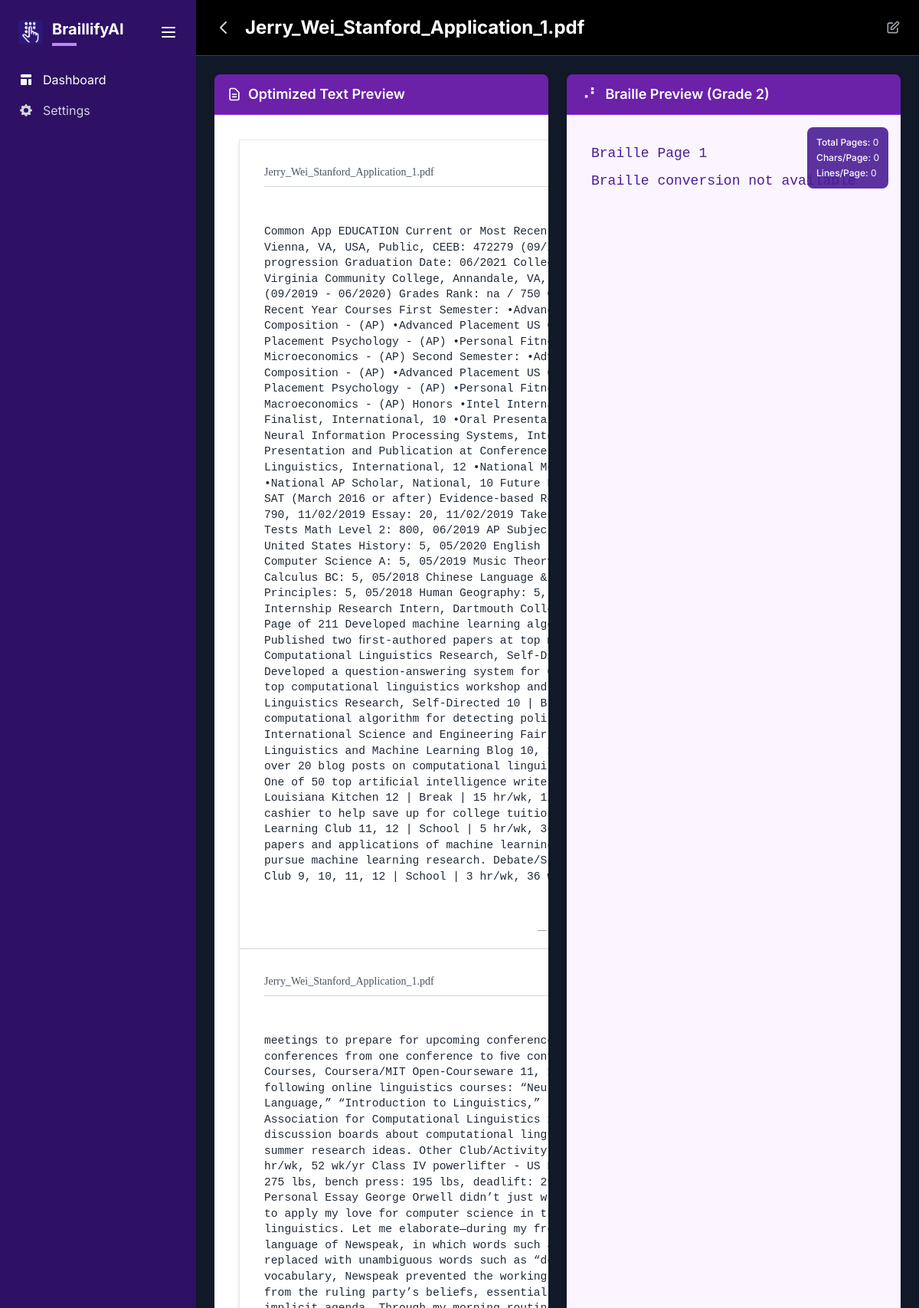
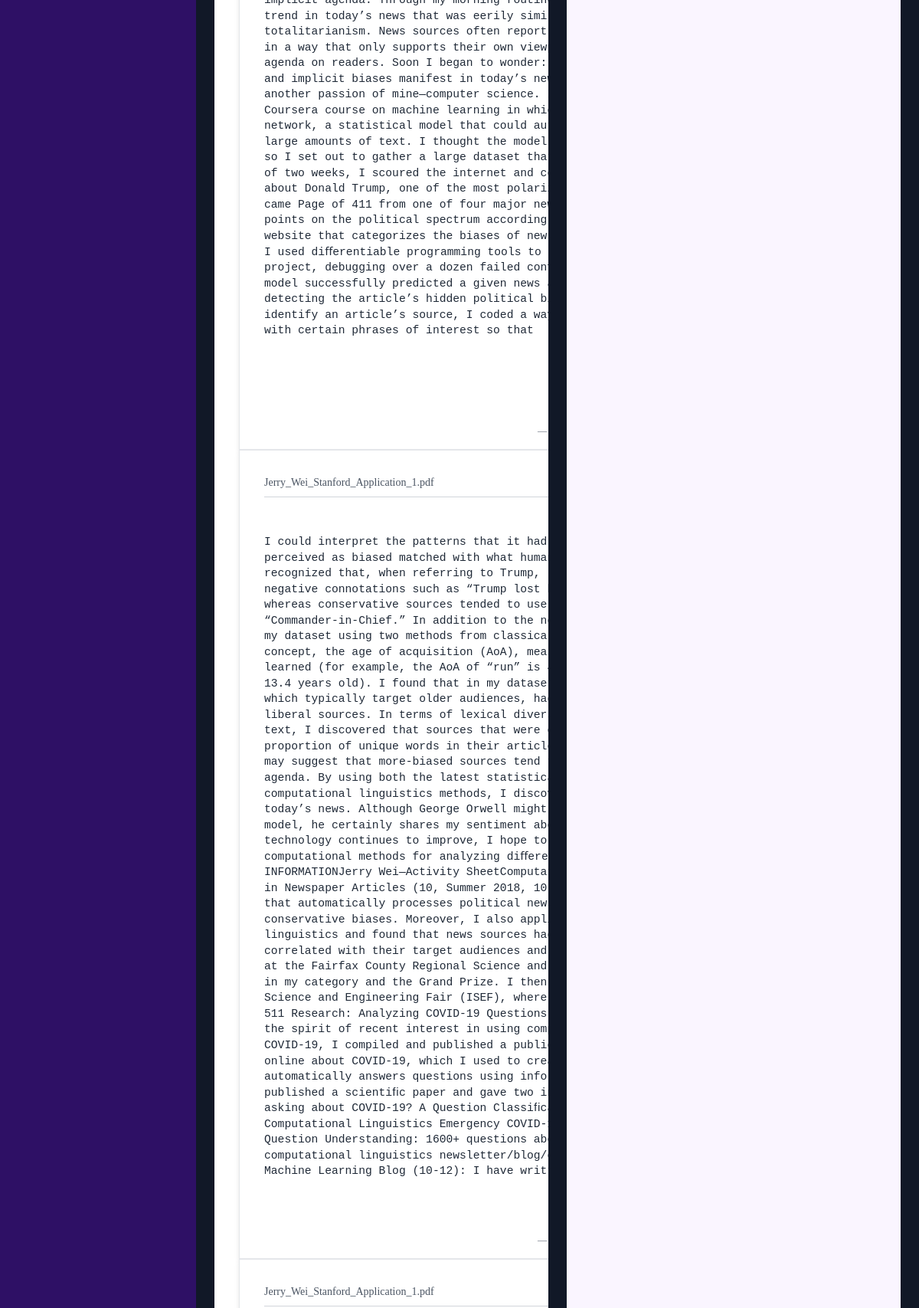
Page /textbook/3 (upper part) on the committed database (2 pictures, top to bottom).
### app/models.py (models this page shows, shortened)
class Upload(db.Model):
    id = db.Column(db.Integer, primary_key=True)
    filename = db.Column(db.String(255), nullable=False)
    file_path = db.Column(db.String(512), nullable=False)
    file_type = db.Column(db.String(50), nullable=False)  # 'audio', 'image', or 'document'
    mime_type = db.Column(db.String(100))
    file_size = db.Column(db.Integer)  # Size in bytes
    upload_date = db.Column(db.DateTime, default=datetime.utcnow)
    title = db.Column(db.String(500))
    text_content = db.Column(db.Text)
    page_count = db.Column(db.Integer)
    text_file_path = db.Column(db.String(512))  # Path to extracted text file for PDFs
    optimized_text = db.Column(db.Text)
    optimization_notes = db.Column(db.Text)
    is_optimized = db.Column(db.Boolean, default=False)
    optimization_date = db.Column(db.DateTime)
    optimization_model = db.Column(db.String(100))  # Track which model/method was used
    ocr_text = db.Column(db.Text)
    ocr_confidence = db.Column(db.Float)
    ocr_word_count = db.Column(db.Integer)
    is_ocr_processed = db.Column(db.Boolean, default=False)
    ocr_date = db.Column(db.DateTime)
    braille_text = db.Column(db.Text)  # Keep for backward compatibility
    braille_content = db.Column(db.Text)  # New field for Unicode Braille content
    braille_grade = db.Column(db.Integer)  # 1 or 2
    braille_pages = db.Column(db.Integer)
    braille_chars_per_page = db.Column(db.Integer)
    braille_lines_per_page = db.Column(db.Integer)
    is_braille_converted = db.Column(db.Boolean, default=False)
    braille_conversion_date = db.Column(db.DateTime)
    pdf_path = db.Column(db.String(512))  # Path to embossable Braille PDF
    preview_pdf_path = db.Column(db.String(512))  # Path to preview PDF for sighted users
    pdf_generation_date = db.Column(db.DateTime)
    status = db.Column(db.String(50), default='pending')  # pending, processing, completed, error
    error_message = db.Column(db.Text)
    processing_steps = db.Column(db.Text)  # JSON string of completed steps

### app/routes.py (the view)
@main.route("/textbook/<int:upload_id>")
def textbook_view(upload_id):
    try:
        print(f"DEBUG: textbook_view called with upload_id: {upload_id}")
        upload = Upload.query.get_or_404(upload_id)
        print(f"DEBUG: Found upload: {upload.filename}, status: {upload.status}")
        if not upload.optimized_text and not upload.text_content:
            print("DEBUG: No content available, redirecting to index")
            flash('No content available for this upload. Please process the document first.', 'error')
            return redirect(url_for('main.index'))
        display_text = upload.optimized_text if upload.optimized_text else upload.text_content
        if not upload.title:
            print("DEBUG: Generating auto title")
            try:
                from .services import TextOptimizationService
                optimization_service = TextOptimizationService()
                upload.title = optimization_service.generate_auto_title(display_text, upload.filename)
                db.session.commit()
                print(f"DEBUG: Generated title: {upload.title}")
            except Exception as e:
                print(f"DEBUG: Error generating title: {e}")
                upload.title = upload.filename
        text_pages = _paginate_text(display_text, words_per_page=500)
        braille_text = upload.braille_text
        braille_grade = upload.braille_grade or 2  # Default to grade 2
        pagination = {
            'total_pages': upload.braille_pages or 0,
            'chars_per_page': upload.braille_chars_per_page or 0,
            'lines_per_page': upload.braille_lines_per_page or 0
        }
        if not braille_text and display_text:
            print("DEBUG: Converting to braille on-the-fly")
            try:
                from .services import BrailleConversionService
                braille_service = BrailleConversionService()
                result = braille_service.convert_to_braille(display_text, grade=braille_grade)
                upload.braille_text = result.get('braille_text')
                upload.braille_pages = result.get('pages')
                upload.braille_chars_per_page = result.get('chars_per_page')
                upload.braille_lines_per_page = result.get('lines_per_page')
                upload.braille_grade = result.get('grade')
                upload.is_braille_converted = True
                upload.braille_conversion_date = datetime.utcnow()
                db.session.commit()
                braille_text = upload.braille_text
                braille_grade = upload.braille_grade
                pagination['total_pages'] = upload.braille_pages
                pagination['chars_per_page'] = upload.braille_chars_per_page
                pagination['lines_per_page'] = upload.braille_lines_per_page
                print(f"DEBUG: Braille conversion successful, pages: {upload.braille_pages}")
            except Exception as e:
                print(f"Error converting to braille: {e}")
                braille_text = "Braille conversion not available"
        print("DEBUG: Rendering template with pagination")
        return render_template('textbook_view.html',
                             upload=upload,
                             textbook_title=upload.title,
                             optimized_text=display_text,
                             text_pages=text_pages,
                             braille_text=braille_text,
                             braille_grade=braille_grade,
                             pagination=pagination)
    except Exception as e:
        print(f"Error in textbook_view: {e}")
        import traceback
        traceback.print_exc()
        flash('Error loading textbook view', 'error')
        return redirect(url_for('main.index'))

### app/routes.py (called while the page is built)
def _paginate_text(text: str, words_per_page: int = 500) -> list:
    if not text:
        return [""]
    words = text.split()
    pages = []
    current_page = []
    word_count = 0
    for word in words:
        current_page.append(word)
        word_count += 1
        if word_count >= words_per_page:
            pages.append(' '.join(current_page))
            current_page = []
            word_count = 0
    if current_page:
        pages.append(' '.join(current_page))
    return pages if pages else [""]

### app/templates/textbook_view.html (shortened to what this page needs)
{% extends "base.html" %}
{% block content %}
<div class="h-full overflow-hidden bg-gray-900">
    <div class="bg-black border-b border-gray-700 px-6 py-4">
        <div class="flex items-center">
            <button onclick="history.back()" class="text-gray-300 hover:text-white transition-colors mr-4">
                <svg class="w-6 h-6" fill="none" stroke="currentColor" viewBox="0 0 24 24">
                    <path stroke-linecap="round" stroke-linejoin="round" stroke-width="2" d="M15 19l-7-7 7-7"></path>
                </svg>
            </button>
            <div class="flex-1 min-w-0">
                <h1 id="textbook-title" class="text-2xl font-bold text-white cursor-pointer hover:text-gray-200 transition-colors truncate py-1" onclick="enableTitleEdit()" title="{{ textbook_title }}">
                    {{ textbook_title }}
                </h1>
            </div>
            <button id="edit-title-btn" onclick="enableTitleEdit()" class="text-gray-400 hover:text-white transition-colors ml-2">
                <svg class="w-5 h-5" fill="none" stroke="currentColor" viewBox="0 0 24 24">
                    <path stroke-linecap="round" stroke-linejoin="round" stroke-width="2" d="M11 5H6a2 2 0 00-2 2v11a2 2 0 002 2h11a2 2 0 002-2v-5m-1.414-9.414a2 2 0 112.828 2.828L11.828 15H9v-2.828l8.586-8.586z"></path>
                </svg>
            </button>
        </div>
    </div>
    <div class="h-[calc(100vh-80px)] flex gap-6 p-6">
        <div class="flex-1 flex flex-col bg-gray-800 rounded-lg overflow-hidden">
            <div class="bg-purple-800 text-white px-4 py-3 border-b border-purple-600">
                <h2 class="text-lg font-semibold flex items-center">
                    <svg class="w-5 h-5 mr-2" fill="none" stroke="currentColor" viewBox="0 0 24 24">
                        <path stroke-linecap="round" stroke-linejoin="round" stroke-width="2" d="M9 12h6m-6 4h6m2 5H7a2 2 0 01-2-2V5a2 2 0 012-2h5.586a1 1 0 01.707.293l5.414 5.414a1 1 0 01.293.707V19a2 2 0 01-2 2z"></path>
                    </svg>
                    Optimized Text Preview
                </h2>
            </div>
            <div class="flex-1 overflow-y-auto bg-white relative h-full">
                <div id="optimized-text" class="p-8 prose prose-lg max-w-none text-gray-800 min-h-full">
                    <div class="print-document">
                        {% for page_content in text_pages %}
                        <div class="print-page bg-white shadow-sm border border-gray-200 mb-8 p-8 relative" style="width: 8.5in; min-height: 11in; margin: 0 auto; font-family: 'Times New Roman', serif; line-height: 1.6;">
                            <div class="page-header flex justify-between items-center mb-6 pb-2 border-b border-gray-300">
                                <div class="text-sm text-gray-600">{{ textbook_title }}</div>
                            </div>
                            <div class="page-body" style="font-size: 12pt; line-height: 1.8;">
                                <div class="formatted-text whitespace-pre-line font-mono" style="font-family: 'Courier New', monospace; font-size: 11pt; line-height: 1.4; text-align: left;">{{ page_content }}</div>
                            </div>
                            <div class="page-footer absolute bottom-4 left-0 right-0 flex justify-center">
                                <div class="text-xs text-gray-500">— {{ loop.index }} —</div>
                            </div>
                        </div>
                        {% endfor %}
                    </div>
                </div>
            </div>
        </div>
        <div class="flex-1 flex flex-col bg-gray-800 rounded-lg overflow-hidden">
            <div class="bg-purple-800 text-white px-4 py-3 border-b border-purple-600">
                <h2 class="text-lg font-semibold flex items-center">
                    <span class="mr-2">⠠⠃</span>
                    Braille Preview (Grade {{ braille_grade }})
                </h2>
            </div>
            <div class="flex-1 overflow-y-auto bg-purple-50 relative h-full">
                <div id="braille-text" class="p-8 font-mono text-lg leading-loose text-purple-900 min-h-full">
                    <div class="braille-page">
                        <div class="braille-page-number">Braille Page 1</div>
                        <div class="braille-content whitespace-pre-wrap">{{ braille_text }}</div>
                    </div>
                </div>
                <div class="absolute top-4 right-4 bg-purple-900 bg-opacity-90 text-white p-3 rounded-lg text-xs">
                    <div class="space-y-1">
                        <div><span class="font-medium">Total Pages:</span> {{ pagination.total_pages }}</div>
                        <div><span class="font-medium">Chars/Page:</span> {{ pagination.chars_per_page }}</div>
                        <div><span class="font-medium">Lines/Page:</span> {{ pagination.lines_per_page }}</div>
                    </div>
                </div>
            </div>
        </div>
    </div>
</div>
{% endblock %}

### app/templates/base.html (shortened to what this page needs)
<!DOCTYPE html>
<html lang="en">
<head>
    <script src="https://cdn.tailwindcss.com"></script>
</head>
<body class="bg-gray-900 text-white min-h-screen flex">
    <div id="sidebar" class="w-64 bg-purple-950 p-6 flex flex-col transition-all duration-300 ease-in-out">
        <div class="mb-8 flex items-center justify-between">
            <div id="logoSection" class="flex items-center space-x-3">
                <img src="{{ url_for('static', filename='logo.png') }}" alt="BraillifyAI Logo"
                    class="w-8 h-8 flex-shrink-0">
                <div class="nav-text">
                    <h1 class="text-xl font-bold text-white">BraillifyAI</h1>
                    <div class="w-8 h-1 bg-purple-400 mt-1"></div>
                </div>
            </div>
            <button id="sidebarToggle" class="text-white hover:text-purple-300 transition-colors">
                <svg class="w-6 h-6" fill="none" stroke="currentColor" viewBox="0 0 24 24">
                    <path stroke-linecap="round" stroke-linejoin="round" stroke-width="2" d="M4 6h16M4 12h16M4 18h16">
                    </path>
                </svg>
            </button>
        </div>
        <nav class="flex-1">
            <ul class="space-y-4">
                <li>
                    <a href="/" class="flex items-center space-x-3 text-white hover:text-purple-300 transition-colors">
                        <svg class="w-5 h-5 flex-shrink-0" fill="currentColor" viewBox="0 0 20 20">
                            <path
                                d="M3 4a1 1 0 011-1h12a1 1 0 011 1v2a1 1 0 01-1 1H4a1 1 0 01-1-1V4zM3 10a1 1 0 011-1h6a1 1 0 011 1v6a1 1 0 01-1 1H4a1 1 0 01-1-1v-6zM14 9a1 1 0 00-1 1v6a1 1 0 001 1h2a1 1 0 001-1v-6a1 1 0 00-1-1h-2z">
                            </path>
                        </svg>
                        <span class="nav-text">Dashboard</span>
                    </a>
                </li>
                <li>
                    <a href="#"
                        class="flex items-center space-x-3 text-gray-300 hover:text-purple-300 transition-colors">
                        <span class="nav-text">Settings</span>
                    </a>
                </li>
            </ul>
        </nav>
    </div>
    <div id="mainContent" class="flex-1 overflow-hidden transition-all duration-300 ease-in-out">
        {% block content %}{% endblock %}
    </div>
</body>
</html>

### app/templates/textbook_view.html (style rules this page uses)
.print-document { font-family: 'Times New Roman', serif; }
.print-page { width: 8.5in; min-height: 11in; margin: 0 auto; background: white; box-shadow: 0 4px 6px rgba(0, 0, 0, 0.1); position: relative; }
.page-header { font-size: 12pt; line-height: 1.6; margin-bottom: 0.5in; }
.page-body { font-size: 12pt; line-height: 1.8; text-align: justify; }
.page-footer { font-size: 10pt; line-height: 1.2; text-align: center; }
body:not(.sidebar-collapsed) .print-page { width: 7.5in; }

### rows in the picture
Upload: filename "Jerry_Wei_Stanford_Application_1.pdf", text_pages "Jerry_Wei_Stanford_Application_1.pdf" "Jerry_Wei_Stanford_Application_1.pdf" "Jerry_Wei_Stanford_Application_1.pdf" "Jerry_Wei_Stanford_Application_1.pdf"

### other values in the picture
{{ braille_grade }} "2"
{{ braille_text }} "Braille conversion not available"
{{ pagination.total_pages }} "0"
{{ pagination.chars_per_page }} "0"
{{ pagination.lines_per_page }} "0"
